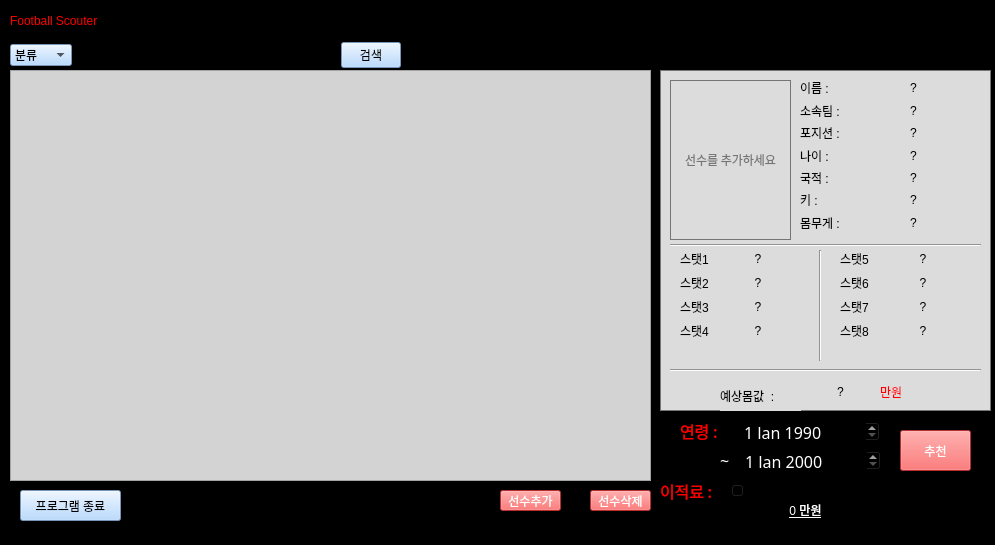
<?xml version="1.0" encoding="UTF-8"?>
<ui version="4.0">
 <class>MainWindow</class>
 <widget class="QMainWindow" name="MainWindow">
  <property name="geometry">
   <rect>
    <x>0</x>
    <y>0</y>
    <width>995</width>
    <height>545</height>
   </rect>
  </property>
  <property name="windowTitle">
   <string>MainWindow</string>
  </property>
  <property name="styleSheet">
   <string notr="true">background-color: rgb(0, 0, 0);
color: rgb(255, 255, 255);
</string>
  </property>
  <widget class="QWidget" name="centralwidget">
   <widget class="QFrame" name="frame">
    <property name="geometry">
     <rect>
      <x>660</x>
      <y>70</y>
      <width>331</width>
      <height>341</height>
     </rect>
    </property>
    <property name="styleSheet">
     <string notr="true">background-color: rgb(220, 220, 220);
color: rgb(117, 117, 117);</string>
    </property>
    <property name="frameShape">
     <enum>QFrame::Box</enum>
    </property>
    <property name="frameShadow">
     <enum>QFrame::Plain</enum>
    </property>
    <widget class="QLabel" name="image">
     <property name="geometry">
      <rect>
       <x>10</x>
       <y>10</y>
       <width>121</width>
       <height>160</height>
      </rect>
     </property>
     <property name="minimumSize">
      <size>
       <width>0</width>
       <height>160</height>
      </size>
     </property>
     <property name="maximumSize">
      <size>
       <width>16777215</width>
       <height>160</height>
      </size>
     </property>
     <property name="font">
      <font>
       <family>맑은 고딕</family>
       <pointsize>9</pointsize>
       <weight>50</weight>
       <italic>false</italic>
       <bold>false</bold>
      </font>
     </property>
     <property name="styleSheet">
      <string notr="true">border-color: rgb(255, 255, 255);
font: 9pt &quot;맑은 고딕&quot;;</string>
     </property>
     <property name="frameShape">
      <enum>QFrame::Box</enum>
     </property>
     <property name="text">
      <string>선수를 추가하세요</string>
     </property>
     <property name="alignment">
      <set>Qt::AlignCenter</set>
     </property>
    </widget>
    <widget class="QWidget" name="formLayoutWidget">
     <property name="geometry">
      <rect>
       <x>20</x>
       <y>180</y>
       <width>121</width>
       <height>106</height>
      </rect>
     </property>
     <layout class="QFormLayout" name="formLayout">
      <item row="0" column="0">
       <widget class="QLabel" name="ss1">
        <property name="styleSheet">
         <string notr="true">font: 75 10pt &quot;맑은 고딕&quot;;
color: rgb(0, 0, 0);</string>
        </property>
        <property name="text">
         <string>스탯1</string>
        </property>
       </widget>
      </item>
      <item row="0" column="1">
       <widget class="QLabel" name="stat1">
        <property name="styleSheet">
         <string notr="true">font: 14pt &quot;휴먼옛체&quot;;
color: rgb(0, 0, 0);
</string>
        </property>
        <property name="text">
         <string>?</string>
        </property>
        <property name="alignment">
         <set>Qt::AlignCenter</set>
        </property>
       </widget>
      </item>
      <item row="1" column="0">
       <widget class="QLabel" name="ss2">
        <property name="styleSheet">
         <string notr="true">font: 9pt &quot;맑은 고딕&quot;;
color: rgb(0, 0, 0);</string>
        </property>
        <property name="text">
         <string>스탯2</string>
        </property>
       </widget>
      </item>
      <item row="1" column="1">
       <widget class="QLabel" name="stat2">
        <property name="styleSheet">
         <string notr="true">font: 14pt &quot;휴먼옛체&quot;;
color: rgb(0, 0, 0);</string>
        </property>
        <property name="text">
         <string>?</string>
        </property>
        <property name="alignment">
         <set>Qt::AlignCenter</set>
        </property>
       </widget>
      </item>
      <item row="2" column="0">
       <widget class="QLabel" name="ss3">
        <property name="styleSheet">
         <string notr="true">font: 9pt &quot;맑은 고딕&quot;;
color: rgb(0, 0, 0);</string>
        </property>
        <property name="text">
         <string>스탯3</string>
        </property>
       </widget>
      </item>
      <item row="2" column="1">
       <widget class="QLabel" name="stat3">
        <property name="styleSheet">
         <string notr="true">font: 14pt &quot;휴먼옛체&quot;;
color: rgb(0, 0, 0);</string>
        </property>
        <property name="text">
         <string>?</string>
        </property>
        <property name="alignment">
         <set>Qt::AlignCenter</set>
        </property>
       </widget>
      </item>
      <item row="3" column="0">
       <widget class="QLabel" name="ss4">
        <property name="styleSheet">
         <string notr="true">font: 10pt &quot;맑은 돋움&quot;;
color: rgb(0, 0, 0);</string>
        </property>
        <property name="text">
         <string>스탯4</string>
        </property>
       </widget>
      </item>
      <item row="3" column="1">
       <widget class="QLabel" name="stat4">
        <property name="styleSheet">
         <string notr="true">font: 14pt &quot;휴먼옛체&quot;;
color: rgb(0, 0, 0);</string>
        </property>
        <property name="text">
         <string>?</string>
        </property>
        <property name="alignment">
         <set>Qt::AlignCenter</set>
        </property>
       </widget>
      </item>
     </layout>
    </widget>
    <widget class="QWidget" name="formLayoutWidget_2">
     <property name="geometry">
      <rect>
       <x>180</x>
       <y>180</y>
       <width>131</width>
       <height>101</height>
      </rect>
     </property>
     <layout class="QFormLayout" name="formLayout_2">
      <item row="1" column="0">
       <widget class="QLabel" name="ss6">
        <property name="styleSheet">
         <string notr="true">font: 9pt &quot;맑은 고딕&quot;;
color: rgb(0, 0, 0);</string>
        </property>
        <property name="text">
         <string>스탯6</string>
        </property>
       </widget>
      </item>
      <item row="0" column="0">
       <widget class="QLabel" name="ss5">
        <property name="styleSheet">
         <string notr="true">font: 9pt &quot;맑은 고딕&quot;;
color: rgb(0, 0, 0);</string>
        </property>
        <property name="text">
         <string>스탯5</string>
        </property>
       </widget>
      </item>
      <item row="2" column="0">
       <widget class="QLabel" name="ss7">
        <property name="styleSheet">
         <string notr="true">font: 9pt &quot;맑은 고딕&quot;;
color: rgb(0, 0, 0);</string>
        </property>
        <property name="text">
         <string>스탯7</string>
        </property>
       </widget>
      </item>
      <item row="3" column="0">
       <widget class="QLabel" name="ss8">
        <property name="styleSheet">
         <string notr="true">font: 9pt &quot;맑은 고딕&quot;;
color: rgb(0, 0, 0);</string>
        </property>
        <property name="text">
         <string>스탯8</string>
        </property>
       </widget>
      </item>
      <item row="2" column="1">
       <widget class="QLabel" name="stat7">
        <property name="styleSheet">
         <string notr="true">font: 14pt &quot;휴먼옛체&quot;;
color: rgb(0, 0, 0);</string>
        </property>
        <property name="text">
         <string>?</string>
        </property>
        <property name="alignment">
         <set>Qt::AlignCenter</set>
        </property>
       </widget>
      </item>
      <item row="1" column="1">
       <widget class="QLabel" name="stat6">
        <property name="styleSheet">
         <string notr="true">font: 14pt &quot;휴먼옛체&quot;;
color: rgb(0, 0, 0);</string>
        </property>
        <property name="text">
         <string>?</string>
        </property>
        <property name="alignment">
         <set>Qt::AlignCenter</set>
        </property>
       </widget>
      </item>
      <item row="0" column="1">
       <widget class="QLabel" name="stat5">
        <property name="styleSheet">
         <string notr="true">font: 14pt &quot;휴먼옛체&quot;;
color: rgb(0, 0, 0);</string>
        </property>
        <property name="text">
         <string>?</string>
        </property>
        <property name="alignment">
         <set>Qt::AlignCenter</set>
        </property>
       </widget>
      </item>
      <item row="3" column="1">
       <widget class="QLabel" name="stat8">
        <property name="styleSheet">
         <string notr="true">font: 14pt &quot;휴먼옛체&quot;;
color: rgb(0, 0, 0);</string>
        </property>
        <property name="text">
         <string>?</string>
        </property>
        <property name="alignment">
         <set>Qt::AlignCenter</set>
        </property>
       </widget>
      </item>
     </layout>
    </widget>
    <widget class="QWidget" name="formLayoutWidget_3">
     <property name="geometry">
      <rect>
       <x>140</x>
       <y>10</y>
       <width>181</width>
       <height>151</height>
      </rect>
     </property>
     <layout class="QFormLayout" name="formLayout_3">
      <item row="0" column="0">
       <widget class="QLabel" name="label_4">
        <property name="styleSheet">
         <string notr="true">
font: 9pt &quot;맑은 고딕&quot;;
color: rgb(0, 0, 0);</string>
        </property>
        <property name="text">
         <string>이름 :</string>
        </property>
       </widget>
      </item>
      <item row="0" column="1">
       <widget class="QLabel" name="name">
        <property name="styleSheet">
         <string notr="true">font: 12pt &quot;휴먼옛체&quot;;
color: rgb(0, 0, 0);</string>
        </property>
        <property name="text">
         <string>?</string>
        </property>
        <property name="alignment">
         <set>Qt::AlignCenter</set>
        </property>
       </widget>
      </item>
      <item row="1" column="0">
       <widget class="QLabel" name="label_8">
        <property name="styleSheet">
         <string notr="true">
font: 9pt &quot;맑은 고딕&quot;;
color: rgb(0, 0, 0);</string>
        </property>
        <property name="text">
         <string>소속팀 :</string>
        </property>
       </widget>
      </item>
      <item row="1" column="1">
       <widget class="QLabel" name="team">
        <property name="styleSheet">
         <string notr="true">font: 9pt &quot;휴먼옛체&quot;;
color: rgb(0, 0, 0);</string>
        </property>
        <property name="text">
         <string>?</string>
        </property>
        <property name="alignment">
         <set>Qt::AlignCenter</set>
        </property>
       </widget>
      </item>
      <item row="2" column="0">
       <widget class="QLabel" name="label_6">
        <property name="styleSheet">
         <string notr="true">font: 9pt &quot;맑은 고딕&quot;;
color: rgb(0, 0, 0);</string>
        </property>
        <property name="text">
         <string>포지션 :</string>
        </property>
       </widget>
      </item>
      <item row="2" column="1">
       <widget class="QLabel" name="position">
        <property name="styleSheet">
         <string notr="true">font: 11pt &quot;휴먼옛체&quot;;
color: rgb(0, 0, 0);</string>
        </property>
        <property name="text">
         <string>?</string>
        </property>
        <property name="alignment">
         <set>Qt::AlignCenter</set>
        </property>
       </widget>
      </item>
      <item row="3" column="0">
       <widget class="QLabel" name="label_11">
        <property name="styleSheet">
         <string notr="true">font: 9pt &quot;맑은 고딕&quot;;
color: rgb(0, 0, 0);</string>
        </property>
        <property name="text">
         <string>나이 :</string>
        </property>
       </widget>
      </item>
      <item row="3" column="1">
       <widget class="QLabel" name="age">
        <property name="styleSheet">
         <string notr="true">font: 11pt &quot;휴먼옛체&quot;;
color: rgb(0, 0, 0);</string>
        </property>
        <property name="text">
         <string>?</string>
        </property>
        <property name="alignment">
         <set>Qt::AlignCenter</set>
        </property>
       </widget>
      </item>
      <item row="4" column="0">
       <widget class="QLabel" name="label_9">
        <property name="styleSheet">
         <string notr="true">font: 9pt &quot;맑은 고딕&quot;;
color: rgb(0, 0, 0);</string>
        </property>
        <property name="text">
         <string>국적 :</string>
        </property>
       </widget>
      </item>
      <item row="4" column="1">
       <widget class="QLabel" name="nation">
        <property name="styleSheet">
         <string notr="true">font: 10pt &quot;휴먼옛체&quot;;
color: rgb(0, 0, 0);</string>
        </property>
        <property name="text">
         <string>?</string>
        </property>
        <property name="alignment">
         <set>Qt::AlignCenter</set>
        </property>
       </widget>
      </item>
      <item row="5" column="0">
       <widget class="QLabel" name="label_12">
        <property name="styleSheet">
         <string notr="true">font: 9pt &quot;맑은 고딕&quot;;
color: rgb(0, 0, 0);</string>
        </property>
        <property name="text">
         <string>키 :</string>
        </property>
       </widget>
      </item>
      <item row="5" column="1">
       <widget class="QLabel" name="height">
        <property name="styleSheet">
         <string notr="true">font: 11pt &quot;휴먼옛체&quot;;
color: rgb(0, 0, 0);</string>
        </property>
        <property name="text">
         <string>?</string>
        </property>
        <property name="alignment">
         <set>Qt::AlignCenter</set>
        </property>
       </widget>
      </item>
      <item row="6" column="0">
       <widget class="QLabel" name="label_14">
        <property name="styleSheet">
         <string notr="true">font: 9pt &quot;맑은 고딕&quot;;
color: rgb(0, 0, 0);</string>
        </property>
        <property name="text">
         <string>몸무게 :</string>
        </property>
       </widget>
      </item>
      <item row="6" column="1">
       <widget class="QLabel" name="weight">
        <property name="styleSheet">
         <string notr="true">font: 11pt &quot;휴먼옛체&quot;;
color: rgb(0, 0, 0);</string>
        </property>
        <property name="text">
         <string>?</string>
        </property>
        <property name="alignment">
         <set>Qt::AlignCenter</set>
        </property>
       </widget>
      </item>
     </layout>
    </widget>
    <widget class="QLabel" name="label_13">
     <property name="geometry">
      <rect>
       <x>60</x>
       <y>310</y>
       <width>81</width>
       <height>31</height>
      </rect>
     </property>
     <property name="styleSheet">
      <string notr="true">color: rgb(0, 0, 0);
font: 12pt &quot;휴먼엑스포&quot;;</string>
     </property>
     <property name="text">
      <string>예상몸값  :</string>
     </property>
    </widget>
    <widget class="QLabel" name="income">
     <property name="geometry">
      <rect>
       <x>140</x>
       <y>310</y>
       <width>81</width>
       <height>23</height>
      </rect>
     </property>
     <property name="styleSheet">
      <string notr="true">font: 75 14pt &quot;맑은 고딕&quot;;
color: rgb(0, 0, 0);</string>
     </property>
     <property name="text">
      <string>?</string>
     </property>
     <property name="alignment">
      <set>Qt::AlignCenter</set>
     </property>
    </widget>
    <widget class="QLabel" name="label_15">
     <property name="geometry">
      <rect>
       <x>220</x>
       <y>310</y>
       <width>61</width>
       <height>23</height>
      </rect>
     </property>
     <property name="styleSheet">
      <string notr="true">font: 12pt &quot;맑은 고딕&quot;;
color: rgb(255, 0, 0);</string>
     </property>
     <property name="text">
      <string>만원</string>
     </property>
    </widget>
    <widget class="Line" name="line">
     <property name="geometry">
      <rect>
       <x>10</x>
       <y>170</y>
       <width>311</width>
       <height>10</height>
      </rect>
     </property>
     <property name="maximumSize">
      <size>
       <width>16777215</width>
       <height>10</height>
      </size>
     </property>
     <property name="baseSize">
      <size>
       <width>0</width>
       <height>0</height>
      </size>
     </property>
     <property name="orientation">
      <enum>Qt::Horizontal</enum>
     </property>
    </widget>
    <widget class="Line" name="line_2">
     <property name="geometry">
      <rect>
       <x>10</x>
       <y>290</y>
       <width>311</width>
       <height>20</height>
      </rect>
     </property>
     <property name="orientation">
      <enum>Qt::Horizontal</enum>
     </property>
    </widget>
    <widget class="Line" name="line_3">
     <property name="geometry">
      <rect>
       <x>150</x>
       <y>180</y>
       <width>20</width>
       <height>111</height>
      </rect>
     </property>
     <property name="orientation">
      <enum>Qt::Vertical</enum>
     </property>
    </widget>
   </widget>
   <widget class="QLabel" name="label">
    <property name="geometry">
     <rect>
      <x>680</x>
      <y>420</y>
      <width>41</width>
      <height>21</height>
     </rect>
    </property>
    <property name="font">
     <font>
      <family>맑은 고딕</family>
      <pointsize>12</pointsize>
      <weight>50</weight>
      <italic>false</italic>
      <bold>false</bold>
     </font>
    </property>
    <property name="styleSheet">
     <string notr="true">color: rgb(255, 0, 0);
font: 12pt &quot;맑은 고딕&quot;;</string>
    </property>
    <property name="text">
     <string>연령 : </string>
    </property>
   </widget>
   <widget class="QDateEdit" name="dateEdit">
    <property name="geometry">
     <rect>
      <x>739</x>
      <y>421</y>
      <width>141</width>
      <height>21</height>
     </rect>
    </property>
    <property name="font">
     <font>
      <family>맑은 고딕</family>
      <pointsize>12</pointsize>
      <weight>50</weight>
      <italic>false</italic>
      <bold>false</bold>
     </font>
    </property>
    <property name="styleSheet">
     <string notr="true">color: rgb(255, 255, 255);
font: 12pt &quot;맑은 고딕&quot;;</string>
    </property>
    <property name="dateTime">
     <datetime>
      <hour>0</hour>
      <minute>0</minute>
      <second>0</second>
      <year>1990</year>
      <month>1</month>
      <day>1</day>
     </datetime>
    </property>
   </widget>
   <widget class="QLabel" name="label_3">
    <property name="geometry">
     <rect>
      <x>720</x>
      <y>450</y>
      <width>16</width>
      <height>20</height>
     </rect>
    </property>
    <property name="font">
     <font>
      <family>맑은 고딕</family>
      <pointsize>12</pointsize>
      <weight>9</weight>
      <italic>false</italic>
      <bold>false</bold>
     </font>
    </property>
    <property name="styleSheet">
     <string notr="true">color: rgb(255, 255, 255);
font: 75 12pt &quot;맑은 고딕&quot;;</string>
    </property>
    <property name="text">
     <string>~</string>
    </property>
   </widget>
   <widget class="QSlider" name="horizontalSlider">
    <property name="geometry">
     <rect>
      <x>730</x>
      <y>480</y>
      <width>161</width>
      <height>22</height>
     </rect>
    </property>
    <property name="styleSheet">
     <string notr="true">color: rgb(0, 0, 0);</string>
    </property>
    <property name="orientation">
     <enum>Qt::Horizontal</enum>
    </property>
   </widget>
   <widget class="QPushButton" name="pushButton_3">
    <property name="geometry">
     <rect>
      <x>500</x>
      <y>490</y>
      <width>61</width>
      <height>21</height>
     </rect>
    </property>
    <property name="styleSheet">
     <string notr="true">background-color: rgb(255, 66, 66);

font: 9pt &quot;굴림&quot;;
color:white;</string>
    </property>
    <property name="text">
     <string>선수추가</string>
    </property>
   </widget>
   <widget class="QLabel" name="label_2">
    <property name="geometry">
     <rect>
      <x>660</x>
      <y>480</y>
      <width>61</width>
      <height>21</height>
     </rect>
    </property>
    <property name="font">
     <font>
      <family>맑은 고딕</family>
      <pointsize>12</pointsize>
      <weight>50</weight>
      <italic>false</italic>
      <bold>false</bold>
     </font>
    </property>
    <property name="styleSheet">
     <string notr="true">color: rgb(255, 0, 0);
font: 12pt &quot;맑은 고딕&quot;;</string>
    </property>
    <property name="text">
     <string>이적료 : </string>
    </property>
   </widget>
   <widget class="QPushButton" name="pushButton_4">
    <property name="geometry">
     <rect>
      <x>590</x>
      <y>490</y>
      <width>61</width>
      <height>21</height>
     </rect>
    </property>
    <property name="styleSheet">
     <string notr="true">background-color: rgb(255, 66, 66);

font: 9pt &quot;굴림&quot;;
color:white;</string>
    </property>
    <property name="text">
     <string>선수삭제</string>
    </property>
   </widget>
   <widget class="QPushButton" name="pushButton_6">
    <property name="geometry">
     <rect>
      <x>900</x>
      <y>430</y>
      <width>71</width>
      <height>41</height>
     </rect>
    </property>
    <property name="styleSheet">
     <string notr="true">background-color: rgb(255, 66, 66);

font: 15pt &quot;굴림&quot;;
color:white;</string>
    </property>
    <property name="text">
     <string>추천</string>
    </property>
   </widget>
   <widget class="QDateEdit" name="dateEdit_2">
    <property name="geometry">
     <rect>
      <x>740</x>
      <y>450</y>
      <width>141</width>
      <height>21</height>
     </rect>
    </property>
    <property name="font">
     <font>
      <family>맑은 고딕</family>
      <pointsize>12</pointsize>
      <weight>50</weight>
      <italic>false</italic>
      <bold>false</bold>
     </font>
    </property>
    <property name="styleSheet">
     <string notr="true">color: rgb(255, 255, 255);
font: 12pt &quot;맑은 고딕&quot;;</string>
    </property>
    <property name="dateTime">
     <datetime>
      <hour>0</hour>
      <minute>0</minute>
      <second>0</second>
      <year>2000</year>
      <month>1</month>
      <day>1</day>
     </datetime>
    </property>
   </widget>
   <widget class="QLabel" name="Valuelabel">
    <property name="geometry">
     <rect>
      <x>760</x>
      <y>500</y>
      <width>91</width>
      <height>20</height>
     </rect>
    </property>
    <property name="styleSheet">
     <string notr="true">color: rgb(255, 255, 255);
font: 75 13pt &quot;맑은 고딕&quot;;
text-decoration: underline;</string>
    </property>
    <property name="text">
     <string>0 만원</string>
    </property>
    <property name="alignment">
     <set>Qt::AlignCenter</set>
    </property>
   </widget>
   <widget class="QPushButton" name="pushButton_7">
    <property name="geometry">
     <rect>
      <x>20</x>
      <y>490</y>
      <width>101</width>
      <height>31</height>
     </rect>
    </property>
    <property name="styleSheet">
     <string notr="true">background-color: rgb(166, 209, 255);
color: rgb(0, 0, 0);

font: 11pt &quot;맑은 고딕&quot;;

</string>
    </property>
    <property name="text">
     <string>프로그램 종료</string>
    </property>
   </widget>
   <widget class="QLabel" name="label_10">
    <property name="geometry">
     <rect>
      <x>10</x>
      <y>0</y>
      <width>221</width>
      <height>41</height>
     </rect>
    </property>
    <property name="styleSheet">
     <string notr="true">font: 63 20pt &quot;Lucida Bright&quot;;
color: rgb(255, 0, 0);</string>
    </property>
    <property name="text">
     <string>Football Scouter</string>
    </property>
   </widget>
   <widget class="QWidget" name="horizontalLayoutWidget">
    <property name="geometry">
     <rect>
      <x>10</x>
      <y>40</y>
      <width>391</width>
      <height>31</height>
     </rect>
    </property>
    <layout class="QHBoxLayout" name="horizontalLayout">
     <item>
      <widget class="QComboBox" name="comboBox">
       <property name="maximumSize">
        <size>
         <width>70</width>
         <height>16777215</height>
        </size>
       </property>
       <property name="styleSheet">
        <string notr="true">background-color: rgb(166, 209, 255);
color: rgb(0, 0, 0);

font: 10pt &quot;굴림&quot;;
</string>
       </property>
       <item>
        <property name="text">
         <string>분류</string>
        </property>
       </item>
       <item>
        <property name="text">
         <string>이름</string>
        </property>
       </item>
       <item>
        <property name="text">
         <string>국적</string>
        </property>
       </item>
       <item>
        <property name="text">
         <string>소속팀</string>
        </property>
       </item>
       <item>
        <property name="text">
         <string>포지션</string>
        </property>
       </item>
      </widget>
     </item>
     <item>
      <widget class="QLineEdit" name="lineEdit">
       <property name="styleSheet">
        <string notr="true">color: rgb(255, 255, 255);
font: 9pt &quot;굴림&quot;;</string>
       </property>
      </widget>
     </item>
     <item>
      <widget class="QPushButton" name="pushButton">
       <property name="maximumSize">
        <size>
         <width>60</width>
         <height>16777215</height>
        </size>
       </property>
       <property name="contextMenuPolicy">
        <enum>Qt::NoContextMenu</enum>
       </property>
       <property name="styleSheet">
        <string notr="true">color: black;

font: 9pt &quot;굴림&quot;;
background-color: rgb(166, 209, 255);</string>
       </property>
       <property name="text">
        <string>검색</string>
       </property>
      </widget>
     </item>
    </layout>
   </widget>
   <widget class="QTableView" name="tableView">
    <property name="geometry">
     <rect>
      <x>10</x>
      <y>70</y>
      <width>641</width>
      <height>411</height>
     </rect>
    </property>
    <property name="styleSheet">
     <string notr="true">background-color: rgb(211, 211, 211);
color: rgb(0, 0, 0);</string>
    </property>
   </widget>
  </widget>
  <widget class="QStatusBar" name="statusbar"/>
 </widget>
 <resources/>
 <connections/>
</ui>
